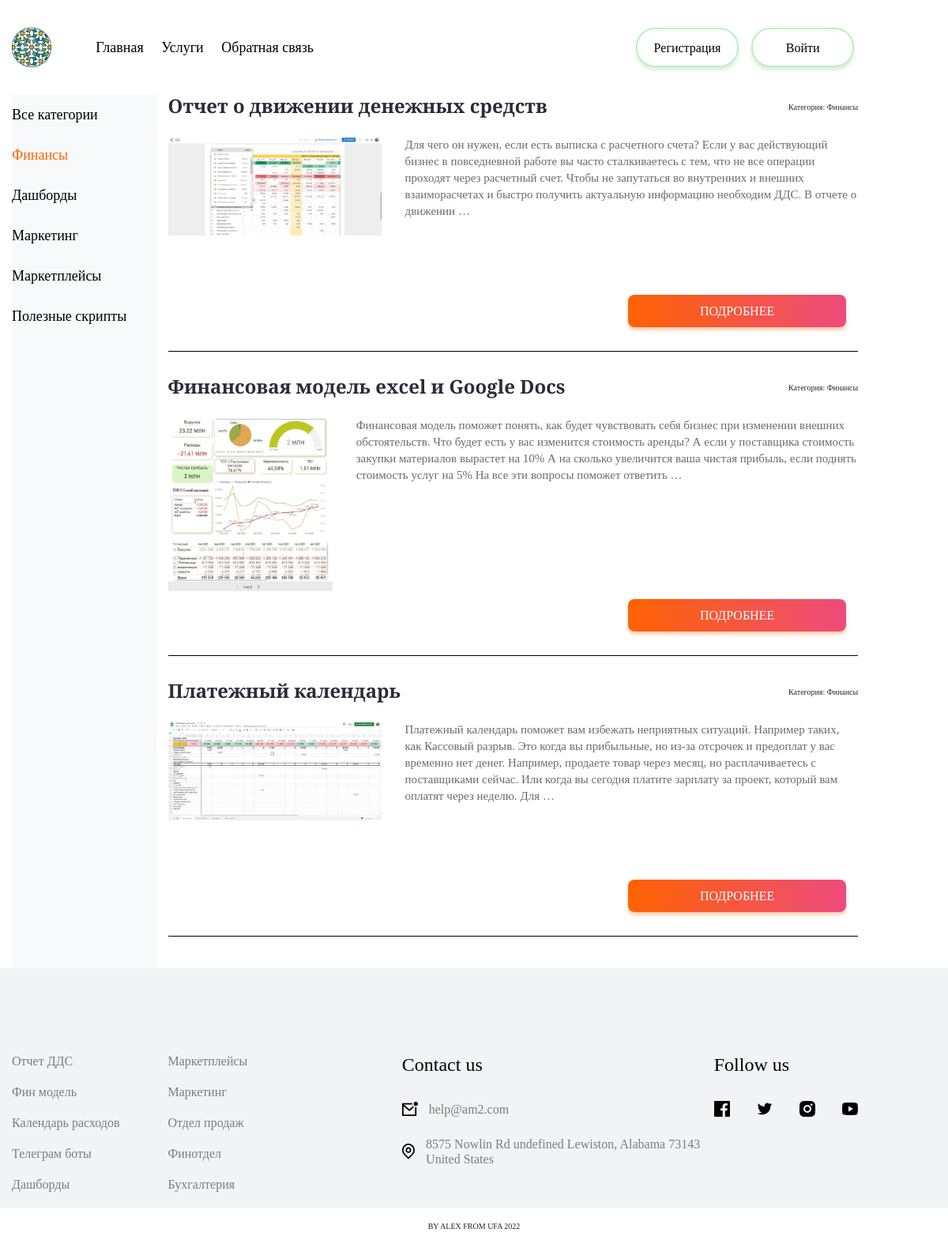
The page /category/finansy/ on the database its author committed.
### algoritm/models.py (models this page shows, shortened)
class Category(models.Model):
    name = models.CharField(max_length=100, db_index=True, verbose_name='Категория')
    slug = models.SlugField(max_length=255, unique=True, db_index=True, verbose_name='URL')
    time_create = models.DateTimeField(auto_now_add=True, verbose_name='Время создания')
    def __str__(self):
        return self.name
    def get_absolute_url(self):
        return reverse('category', kwargs={'cat_slug': self.slug})
    class Meta:
        verbose_name = "Категория"
        verbose_name_plural = "Категории"
        ordering = ['pk']

class Boards(models.Model):
    title = models.CharField(max_length=255, verbose_name='Заголовок')
    slug = models.SlugField(max_length=255, unique=True, db_index=True, verbose_name='URL')
    content = models.TextField(blank=True, verbose_name='Текст статьи')
    photo = models.ImageField(upload_to='photos/%Y/%m/%d/', verbose_name='Фото')
    time_create = models.DateTimeField(auto_now_add=True, verbose_name='Время создания')
    time_update = models.DateTimeField(auto_now=True, verbose_name='Время изменения')
    is_published = models.BooleanField(default=True, verbose_name='Публикация')
    cat = models.ForeignKey('Category', on_delete=models.PROTECT, verbose_name='Категория')
    def get_absolute_url(self):
        return reverse('post', kwargs={'post_slug': self.slug})
    class Meta:
        verbose_name = 'Наши услуги'
        verbose_name_plural = 'Наши услуги'
        ordering = ['pk']

### algoritm/views.py (the view)
# urls.py: path('category/<slug:cat_slug>/', AlgoritmCategory.as_view(), name='category'),
class AlgoritmCategory(DataMixin, ListView):
    model = Boards
    template_name = 'algoritm/products.html'
    context_object_name = 'posts'
    allow_empty = False
    def get_queryset(self):
        return Boards.objects.filter(cat__slug=self.kwargs['cat_slug'], is_published=True)
    def get_context_data(self, *, object_list=None, **kwargs):
        context = super().get_context_data(**kwargs)
        c = Category.objects.get(slug=self.kwargs['cat_slug'])
        c_def = self.get_user_context(title='Категория - ' + str(c.name), cat_selected=c.pk)
        return dict(list(context.items()) + list(c_def.items()))

### algoritm/templatetags/algoritm_tags.py (called while the page is built)
@register.simple_tag(name='getcats')
def get_categories():
    return Category.objects.all()

@register.inclusion_tag('algoritm/list_categories.html')
def show_categories(sort=None, cat_selected=0):
    if not sort:
        cats = Category.objects.all()
    else:
        cats = Category.objects.order_by(sort)
    return {'cats': cats, 'cat_selected': cat_selected}

### algoritm/utils.py (called while the page is built)
    def get_user_context(self, **kwargs):
        context = kwargs
        cats = Category.objects.all()  #Category.objects.annotate(Count('boards'))  [{'cat_id': 1, 'id__count': 9},]
        user_menu = menu.copy()
        formsList = forms.copy()
        if not self.request.user.is_authenticated:
            user_menu.pop(2)
        if self.request.user.id != 1:
            formsList.pop(0)
        context['menu'] = user_menu
        context['cats'] = cats
        context['formsList'] = formsList
        if 'cat_selected' not in context:
            context['cat_selected'] = 0
        return context

### algoritm/templates/algoritm/products.html (shortened to what this page needs)
{% extends 'algoritm/base.html' %}
{% load algoritm_tags %}
{% block content%}
<section class="container content__block">
        <div class="row">
            <div class="col-md-2 col-sm-4 m-10">
                <nav class ="bg-light menu-vertical mb-5 h-100">
                    <ul class ="nav navbar-nav">
                        {% if cat_selected == 0 %}
                            <li class ="menu__item_verical  mb-4 mt-4">Все категории</li>
                        {% else %}
                            <li class="mb-4 mt-4"><a class ="menu__link_verical" href="{% url 'products' %}">Все категории</a></li>
                        {% endif %}
                        {% for c in cats %}
                                {% if c.pk == cat_selected %}
                                    <li class ="menu__item_verical mb-4 mt-4">{{ c.name }}</li>
                                {% else %}
                                    <li class="mb-4 mt-4"><a class ="menu__link_verical" href="{{ c.get_absolute_url }}">{{ c.name }}</a></li>
                                {% endif %}
                        {% endfor %}
                    </ul>
                </nav>
            </div>
            <ul class="col-9">
                {% for p in posts%}
                    <li class="container post__area">
                        <div class="d-flex flex-row title__row">
                            <a href="{{ p.get_absolute_url }}" class="post__title-style"><h4 class="content__title">{{ p.title }}</h4></a>
                            <p>Категория: {{ p.cat}}</p>
                        </div>
                        <div class ="container">
                            {%if p.photo %}
                                <img class="image_preview img-responsive" src="{{ p.photo.url }}">
                            {% else %}
                                <img class="image_preview img-responsive" src="../../static/algoritm/images/dashboard.jpg">
                            {% endif %}
                            <p class="content__block-text"> {{ p.content|truncatewords:50 }}  </p>
                        </div>
                        <div class="row justify-content-end mb-5 button__block">
                            <div class="col-lg-4 col-sm-3">
                                <a href="{{ p.get_absolute_url }}" class="banner__link button_orange">Подробнее</a>
                            </div>
                        </div>
                    </li>
                {% endfor %}
            </ul>
        </div>
    </section>
{% endblock content%}

### algoritm/static/algoritm/css/style.css (style rules this page uses)
.banner__link { font-style: normal; font-weight: 500; font-size: 1.6rem; line-height: 1.9rem; text-align: center; text-transform: uppercase; color: #FFFFFF; text-decoration: none; }
@media screen and (min-width: 1200px) { .container { max-width: 1170px; padding: 0; } }

### algoritm/static/algoritm/css/main.css (style rules this page uses)
:root { font-size: 10px; }
body { margin: 0; font-family: 'Playfair Display'; box-sizing: border-box; overflow-x: hidden; }
.button_orange { height: 4.1rem; background: linear-gradient(90.08deg, #FE6201 0.05%, #ED4B7C 99.92%); box-shadow: 0rem .4rem .4rem rgba(254, 98, 1, 0.3); border-radius: .8rem; display: grid; align-items: center; justify-items: center; text-decoration: none; transition: background-color 0.6s ease, color 0.6s ease; }

### algoritm/static/algoritm/css/products.css (style rules this page uses)
.content__block { margin-top: 12rem; }
.menu__item_verical { text-decoration: none; font-style: normal; font-weight: 400; font-size: 1.8rem; line-height: 2.1rem; color: #FE6201; white-space: nowrap; margin: 1rem 0; }
.menu__link_verical { text-decoration: none; font-style: normal; font-weight: 400; font-size: 1.8rem; line-height: 2.1rem; color: #000000; white-space: nowrap; }
.post__area { text-decoration: none; list-style: none; margin-bottom: 3rem; border-bottom: .1rem solid black; }
.title__row { justify-content: space-between; align-items: end; }
.post__title-style { text-decoration: none; }
.content__title { font-weight: 700; font-size: 2.4rem; line-height: 2.8rem; color: #2B2B3A; text-decoration: none; }
.image_preview { max-width: 30rem; max-height: 23rem; float: left; padding: 0 3rem 1rem 0; }
.content__block-text { min-height: 20rem; font-weight: normal; font-size: 1.5rem; line-height: 2.1rem; color: #6B6B6B; margin: 2rem 0 0 0; padding-bottom: 2rem; }
.button__block { width: 100%; }

### rows shown on the page
Category: name "Финансы"
Category: name "Дашборды"
Category: name "Маркетинг"
Category: name "Маркетплейсы"
Category: name "Полезные скрипты"
Boards: title "Отчет о движении денежных средств", cat "Финансы", photo (picture), content "Для чего он нужен, если есть выписка с расчетного счета? Если у вас действующий бизнес в повседневной работе вы часто сталкиваетесь с тем, что не все операции проходят через расчетный счет. Чтобы не запутаться во внутренних и внешних взаиморасчетах и быстро получить актуальную информацию необходим ДДС. В отчете о движении …"
Boards: title "Финансовая модель excel и Google Docs", cat "Финансы", photo (picture), content "Финансовая модель поможет понять, как будет чувствовать себя бизнес при изменении внешних обстоятельств. Что будет есть у вас изменится стоимость аренды? А если у поставщика стоимость закупки материалов вырастет на 10% А на сколько увеличится ваша чистая прибыль, если поднять стоимость услуг на 5% На все эти вопросы поможет ответить …"
Boards: title "Платежный календарь", cat "Финансы", photo (picture), content "Платежный календарь поможет вам избежать неприятных ситуаций. Например таких, как Кассовый разрыв. Это когда вы прибыльные, но из-за отсрочек и предоплат у вас временно нет денег. Например, продаете товар через месяц, но расплачиваетесь с поставщиками сейчас. Или когда вы сегодня платите зарплату за проект, который вам оплатят через неделю. Для …"

### other values the page prints
{{ m.title }} "Главная" "Услуги" "Обратная связь"
